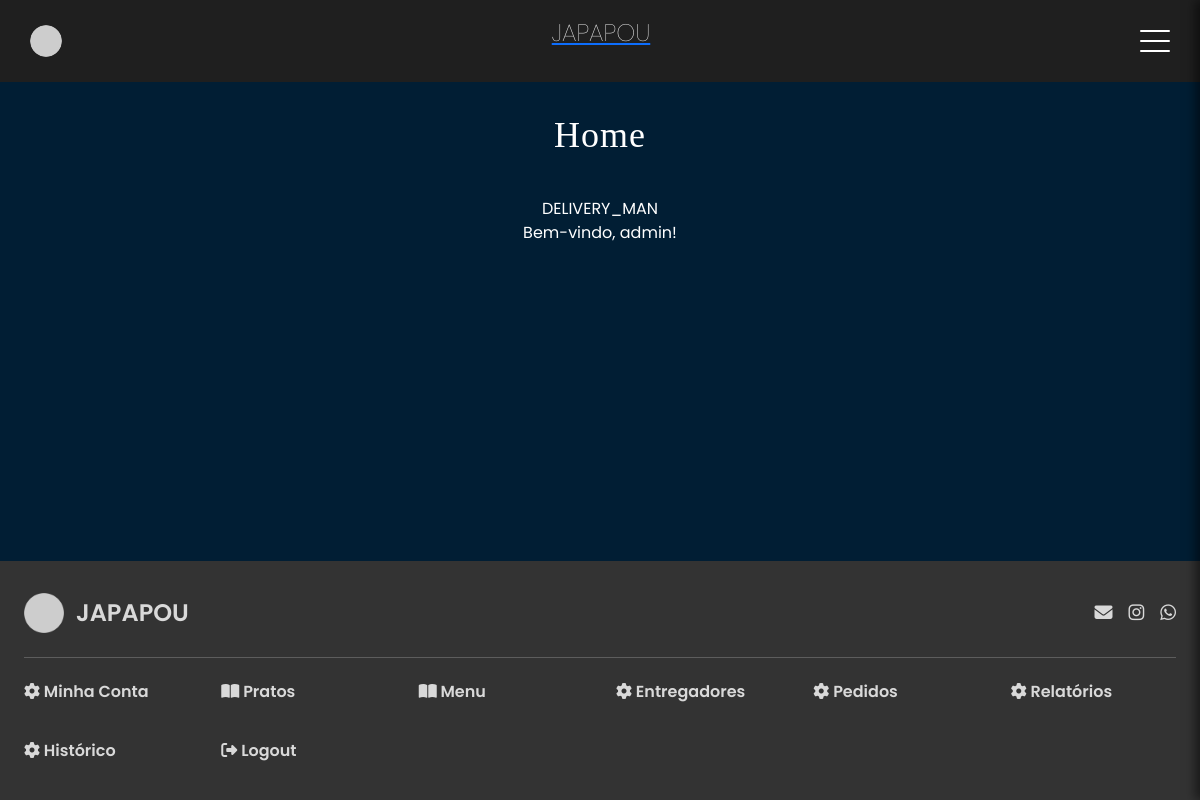
Page / (signed in) on the earlier database version.
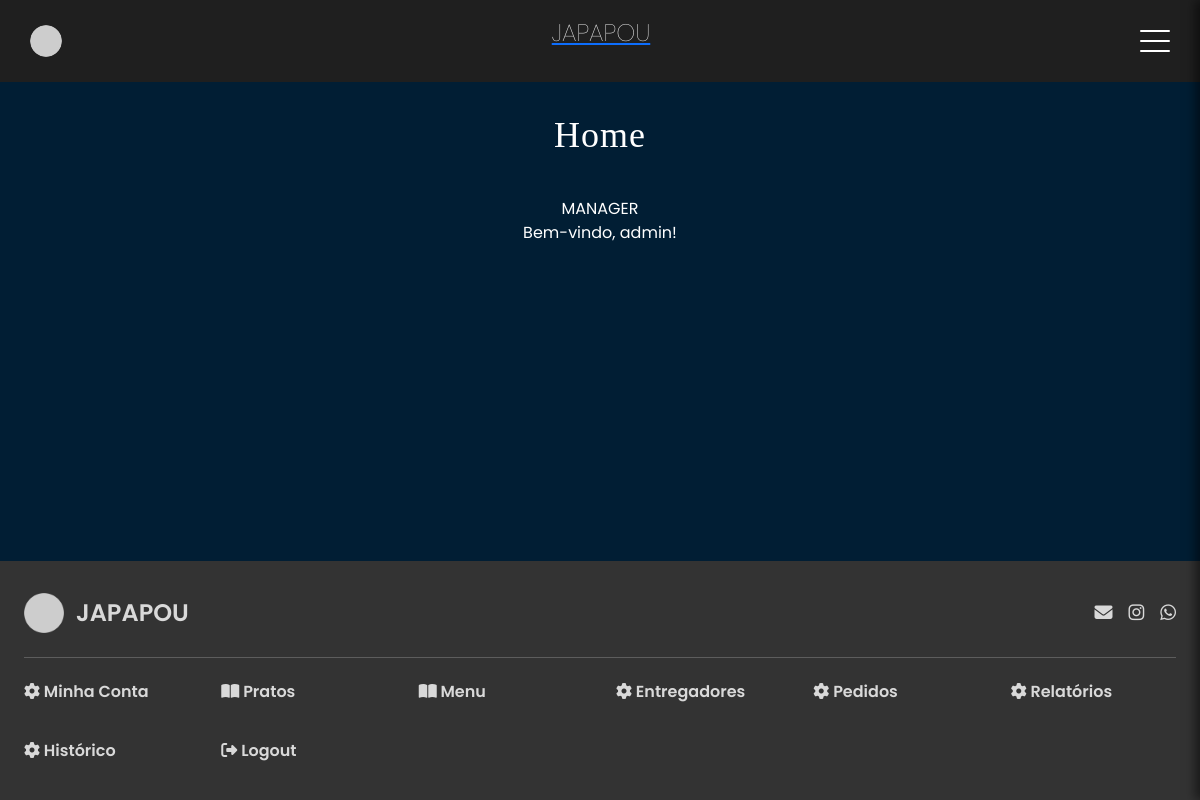
Same page on the later database version.
### japapou/models/user.py (models this page shows)
class CustomUser(AbstractUser):
    class TipoUsuario(models.TextChoices):
        CLIENT = 'CLIENT', 'Client'
        DELIVERY_MAN = 'DELIVERY_MAN', 'Delivery_man'
        MANAGER = 'MANAGER', 'Manager'
    tipo_usuario = models.CharField(
        max_length=20,
        choices=TipoUsuario.choices, # gera uma lista de tuplas que é o formato que o django espera para o menu dropdown
        default=TipoUsuario.MANAGER,
        null=True,
        blank=True
    )
    telefone = models.CharField(max_length=20, blank=True)
    endereco = models.CharField(max_length=255, blank=True)
    cpf = models.CharField(max_length=14, blank=True)
    data_nascimento = models.DateField(null=True, blank=True)
    foto_perfil = models.ImageField(upload_to='perfil/', blank=True, null=True)
    cnh = models.CharField(max_length=10, blank=True)
    modelo_moto = models.CharField(max_length=20, blank=True)
    cor_moto = models.CharField(max_length=10, blank=True)
    Placa_moto = models.CharField(max_length=10, blank=True)

### japapou/views/home_view.py (the view)
# urls.py: path("", home_view, name="home"),
def home_view(request):
    return render(request, template_name="all/home.html", status=200)

### japapou/templates/all/home.html (shortened to what this page needs)
{% extends "base.html" %}
{% load static %}
{% block content %}
<h1>Home</h1>
<p>{{ user.tipo_usuario }}</p>
{% if user.is_authenticated %}
    <p>Bem-vindo, {{ user.username }}!</p>
{% else %}
    <p>Bem-vindo, visitante! Por favor, <a href="{% url 'login_register' %}">faça login</a> ou <a href="{% url 'login_register' %}">registre-se</a>.</p>
{% endif %}
{% endblock content %}

### japapou/templates/base.html (shortened to what this page needs)
{% load static %}
<!DOCTYPE html>
<html lang="pt-br">
  <head>
    <link rel="stylesheet" href="https://cdnjs.cloudflare.com/ajax/libs/font-awesome/6.5.0/css/all.min.css" />
    <link rel="stylesheet" href="https://cdnjs.cloudflare.com/ajax/libs/font-awesome/6.5.2/css/all.min.css" />
    <link href="https://cdn.jsdelivr.net/npm/bootstrap@5.3.3/dist/css/bootstrap.min.css" rel="stylesheet" />
    <link rel="stylesheet" href="https://cdn.jsdelivr.net/npm/swiper@11/swiper-bundle.min.css" />
    <link rel="stylesheet" href="{% static 'css/global.css' %}" />
  </head>
  <body>
    <header id="header">
      <div id="logo">
        <a href="{% url 'home' %}"><img src="{% static 'imgs/logo.png' %}" alt="Logo Japapou" width="32px" /></a>
      </div>
      <a href="{% url 'home' %}"><p>JAPAPOU</p></a>
      <div class="hamburger" onclick="toggleMenu()">
        <span></span>
        <span></span>
        <span></span>
      </div>
    </header>
    <main>
      {% block content %}
      {% endblock %}
    </main>
    <footer>
      <div class="footer-top">
        <div class="footer-logo">
          <img src={% static "imgs/logo.png" %} alt="Logo" />
          <span class="footer-brand">JAPAPOU</span>
        </div>
        <div class="footer-social">
          <i class="fa-solid fa-envelope"></i>
          <i class="fa-brands fa-instagram"></i>
          <i class="fa-brands fa-whatsapp"></i>
        </div>
      </div>
      <hr class="footer-divider" />
      <div class="footer-links">
        <div class="footer-column">
          <h4><a href="{% url 'manager_profile' %}"><i class="fa-solid fa-gear"></i> Minha Conta</a></h4>
        </div>
        <div class="footer-column">
          <h4><a href="{% url 'manager_plates' %}"><i class="fa-solid fa-book-open"></i> Pratos</a></h4>
        </div>
        <div class="footer-column">
          <h4><a href="{% url 'manager_menu' %}"><i class="fa-solid fa-book-open"></i> Menu</a></h4>
        </div>
        <div class="footer-column">
          <h4><a href="{% url 'manage_delivery_man' %}"><i class="fa-solid fa-gear"></i> Entregadores</a></h4>
        </div>
        <div class="footer-column">
          <h4><a href="{% url 'manager_orders' %}"><i class="fa-solid fa-gear"></i> Pedidos</a></h4>
        </div>
        <div class="footer-column">
          <h4><a href="{% url 'manager_dashboard' %}"><i class="fa-solid fa-gear"></i> Relatórios</a></h4>
        </div>
        <div class="footer-column">
          <h4><a href="{% url 'manager_history' %}"><i class="fa-solid fa-gear"></i> Histórico</a></h4>
        </div>
        {% if user.is_authenticated %}
          <div class="footer-column">
            <h4><a href="{% url 'logout' %}"><i class="fa-solid fa-right-from-bracket"></i> Logout</a></h4>
          </div>
        {% endif %}
      </div>
    </footer>
  </body>
</html>

### japapou/static/css/global.css (style rules this page uses)
:root { --azul-mais-escuro: #011e34; --azul-mais-claro: #062f4f; --laranja-mais-claro: #f8761e; --laranja-mais-escuro: #e25d12; --vermelho: #981827; --darker-gray: #1f1f1f; --dark-gray: #3a3a3a; --gray: #6b6b6b; --light-gray: #a0a0a0; --lighter-gray: #c7c7c7; --lightest-gray: #e9e9e9; --light-yellow: #f0c674; }
* { margin: 0; padding: 0; box-sizing: border-box; }
html { height: 100%; }
body { background-color: var(--azul-mais-escuro); color: white; font-family: "Poppins", sans-serif; min-height: 100vh; display: flex; flex-direction: column; }
main { padding: 2rem; text-align: center; min-height: 100%; display: flex; flex-direction: column; flex: 1; align-items: center; }

Differences in the rows shown:
changed CustomUser "admin": tipo_usuario "DELIVERY_MAN" → "MANAGER"
